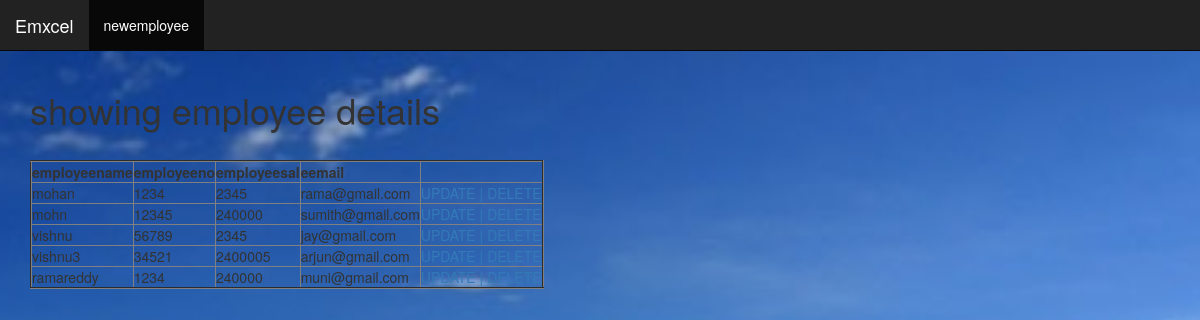
/employee/ (signed in), run on the app's committed database.
### emxcel/models.py (models this page shows)
class EmployeeDetail(models.Model):
    empname=models.CharField(max_length=20)
    empno=models.CharField(max_length=12)
    empsal=models.CharField(max_length=15)
    eemail=models.EmailField(max_length=70, null=True, blank=True, unique=True)

### emxcel/templates/emxcel/employeedetail_list.html
{% extends "emxcel/home.html" %}
{% block menu %}
<ul class="nav navbar-nav">
      <li class="active"><a href="/create_employee">newemployee</a></li><br>
      {% endblock %}
      {% block content %}
      <h1>showing employee details</h1><br>
      <table border="2">
      	<tr>
      		<th>employeename</th>
      		<th>employeeno</th>
      		<th>employeesal</th>
      		<th>eemail</th>
      	</tr>
      	{% for object in object_list %}
      	<tr>
      		<td>{{ object.empname }}</td>
      		<td>{{ object.empno }}</td>
      		<td>{{ object.empsal }}</td>
      		<td>{{ object.eemail }}</td>
      		<td>
      			<a href="/empdetail_update/{{ object.id }}">UPDATE |</a>
      			<a href="/empdetail_delete/{{ object.id }}">DELETE</a>
      	</tr>
      	{% endfor %}
      </table>
{% endblock %}

### emxcel/templates/emxcel/home.html (shortened to what this page needs)
<!DOCTYPE html>
<html lang="en">
<head>
  {% load staticfiles %}
  <link rel="stylesheet" href="https://maxcdn.bootstrapcdn.com/bootstrap/3.4.0/css/bootstrap.min.css">
</head>
<body id="bg" style="background-image: url('{%static "emxcel/image/grasssky.jpeg"%}');">
<nav class="navbar navbar-inverse navbar-fixed-top">
  <div class="container-fluid">
    <div class="navbar-header">
      <a class="navbar-brand" href="#">Emxcel</a>
    </div>
    {% block menu %}{% endblock %}
  </div>
</nav>
<div class="container" style="margin-top:50px">
  <br>
  {% block content %}{% endblock %}
</div>
</body>
</html>

### emxcel/templates/emxcel/home.html (style rules this page uses)
#bg { background-size: 2000px 3000px; background-repeat: no-repeat; background-position: center; background-attachment: fixed; background-size: cover; }

### data on the page
EmployeeDetail: empname "mohan", empno "1234", empsal "2345", eemail "rama@gmail.com"
EmployeeDetail: empname "mohn", empno "12345", empsal "240000", eemail "sumith@gmail.com"
EmployeeDetail: empname "vishnu", empno "56789", empsal "2345", eemail "jay@gmail.com"
EmployeeDetail: empname "vishnu3", empno "34521", empsal "2400005", eemail "arjun@gmail.com"
EmployeeDetail: empname "ramareddy", empno "1234", empsal "240000", eemail "muni@gmail.com"
